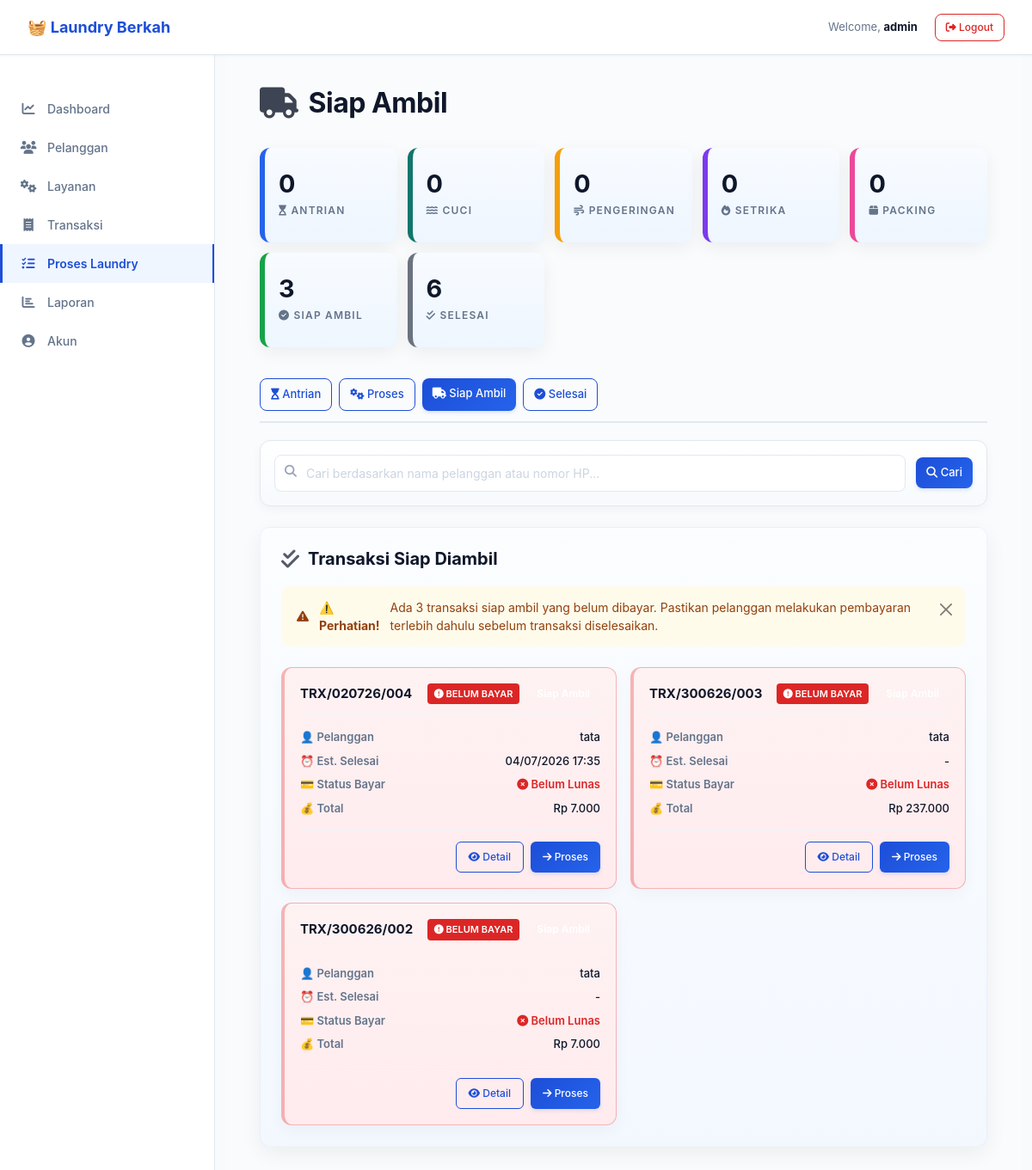
The app's page /laundry/siap_ambil (signed in), older data.
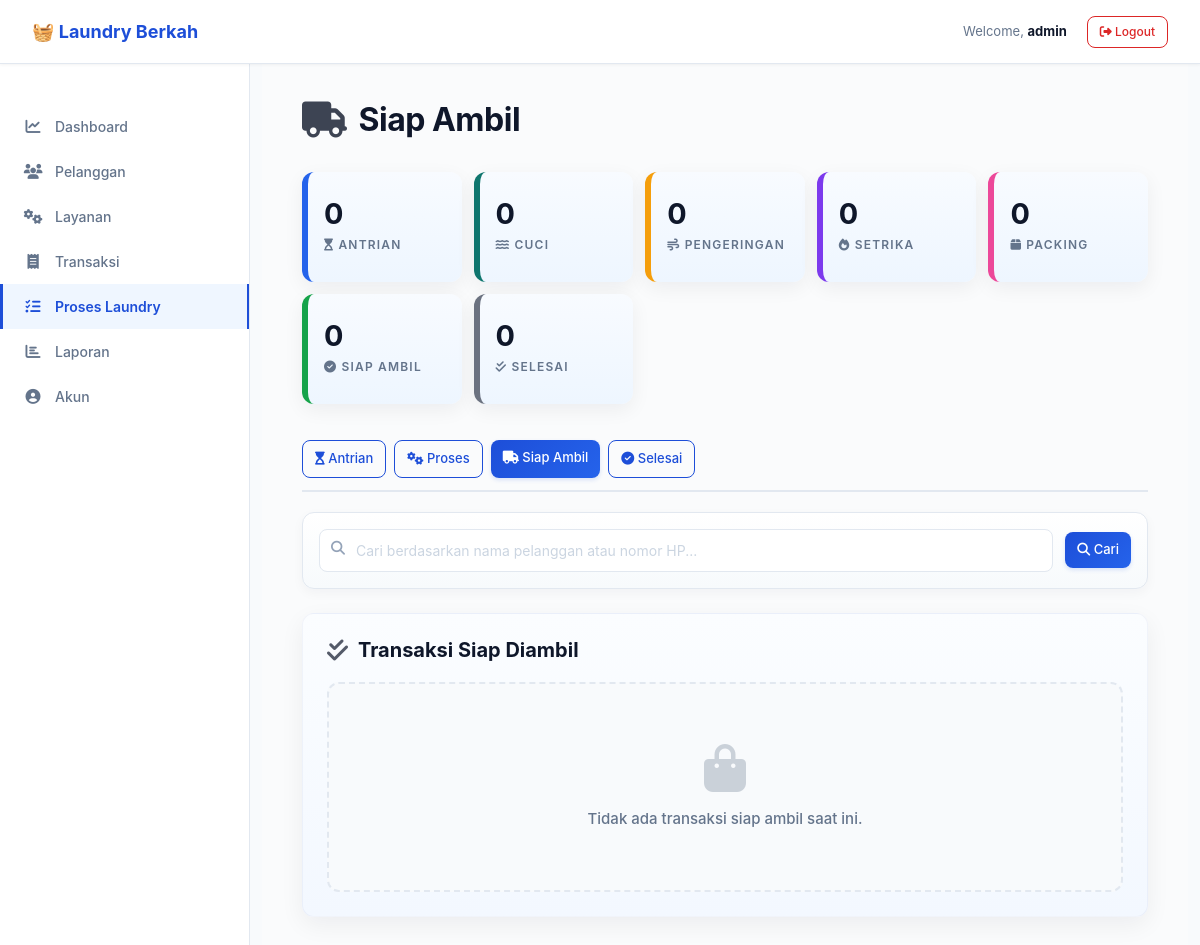
The same page, newer data.
### app/models/transaksi.py (models this page shows, shortened)
class Transaksi(BaseModel):
    __tablename__ = 'app_transaksi'
    id_transaksi = db.Column(db.Integer, primary_key=True)
    nomor_transaksi = db.Column(db.String(50), unique=True, nullable=False)
    id_pelanggan = db.Column(db.Integer, db.ForeignKey('app_pelanggan.id_pelanggan'), nullable=False)
    tanggal_masuk = db.Column(db.DateTime, default=utc_now, nullable=False)
    tanggal_selesai_estimasi = db.Column(db.DateTime, nullable=True)
    tanggal_selesai_aktual = db.Column(db.DateTime, nullable=True)
    total_harga = db.Column(db.Numeric(10, 2), default=0)
    catatan = db.Column(db.Text, nullable=True)
    status_proses = db.Column(db.String(50), default='Antrian')  # Status workflow
    is_active = db.Column(db.Boolean, default=True)
    detail_transaksi = db.relationship('DetailTransaksi', backref='transaksi', lazy=True, cascade='all, delete-orphan')
    pembayaran = db.relationship('Pembayaran', backref='transaksi', lazy=True, cascade='all, delete-orphan')
    status_history = db.relationship('Status', backref='transaksi', lazy=True, cascade='all, delete-orphan')

### app/models/pelanggan.py (models this page shows, shortened)
class Pelanggan(BaseModel):
    __tablename__ = 'app_pelanggan'
    id_pelanggan = db.Column(db.Integer, primary_key=True)
    nama = db.Column(db.String(100), nullable=False)
    telepon = db.Column(db.String(20), nullable=False, unique=True)
    email = db.Column(db.String(100), nullable=True)
    alamat = db.Column(db.Text, nullable=True)
    jenis_kelamin = db.Column(db.Enum('Laki-laki', 'Perempuan'), nullable=True)
    status = db.Column(db.Boolean, default=True)
    transaksi = db.relationship('Transaksi', backref='pelanggan', lazy=True, cascade='all, delete-orphan')

### app/laundry/routes.py (the view)
@laundry_bp.route('/siap_ambil')
def siap_ambil():
    if login_required():
        return login_required()
    access = require_role('Admin', 'Operator', 'Kasir')
    if access:
        return access
    keyword = request.args.get('search', '', type=str).strip()
    status_counts = TransaksiService.get_status_counts()
    if keyword:
        transaksi_list = TransaksiService.search_transaksi_by_status_and_keyword(['Siap Ambil'], keyword, limit=50)
    else:
        transaksi_list = TransaksiService.get_transaksi_by_statuses(['Siap Ambil'], limit=50)
    payment_status_map = {
        trx.id_transaksi: PembayaranService.get_pembayaran_status(trx.id_transaksi)
        for trx in transaksi_list
    }
    return render_template('siap_ambil.html', status_counts=status_counts, transaksi_list=transaksi_list, payment_status_map=payment_status_map, search_keyword=keyword, active_page='laundry')

### app.py (called while the page is built)
@app.before_request
def before_request():
    pass

@app.after_request
def after_request(response):
    response.headers['X-Content-Type-Options'] = 'nosniff'
    response.headers['X-Frame-Options'] = 'SAMEORIGIN'
    response.headers['X-XSS-Protection'] = '1; mode=block'
    return response

### app/transaksi/services.py (called while the page is built)
    @staticmethod
    def get_transaksi_by_statuses(status_list, limit=50):
        try:
            if not status_list:
                return []
            return Transaksi.query.filter(
                Transaksi.is_active == True,
                Transaksi.status_proses.in_(status_list)
            ).order_by(Transaksi.tanggal_masuk.desc()).limit(limit).all()
        except Exception as e:
            print(f"Error in get_transaksi_by_statuses: {str(e)}")
            return []

### app/utils/auth.py (called while the page is built)
def login_required():
    if 'user_id' not in session:
        return redirect(url_for('auth.login'))
    return None

### app/templates/laundry/siap_ambil.html (shortened to what the changed rows need)
{% extends 'layout/base.html' %}
{% set active_page = 'laundry' %}
{% block content %}
<div class="status-summary">
    <div class="status-card siapambil">
        <div class="value">{{ status_counts.get('Siap Ambil', 0) }}</div>
        <div class="label"><i class="fas fa-check-circle"></i> Siap Ambil</div>
    </div>
    <div class="status-card selesai">
        <div class="value">{{ status_counts.get('Selesai', 0) }}</div>
        <div class="label"><i class="fas fa-check-double"></i> Selesai</div>
    </div>
</div>
<div class="section-card">
    <h2><i class="fas fa-check-double"></i> Transaksi Siap Diambil</h2>
    {% set belum_bayar = [] %}
    {% if belum_bayar %}
    <div class="alert alert-warning alert-dismissible fade show" role="alert">
        <i class="fas fa-exclamation-triangle"></i> <strong>⚠️ Perhatian!</strong> Ada {{ belum_bayar|length }} transaksi siap ambil yang belum dibayar. Pastikan pelanggan melakukan pembayaran terlebih dahulu sebelum transaksi diselesaikan.
        <button type="button" class="btn-close" data-bs-dismiss="alert" aria-label="Close"></button>
    </div>
    {% endif %}
    {% if transaksi_list %}
    <div class="transaction-list">
        {% for transaksi in transaksi_list %}
        {% set status_bayar = payment_status_map[transaksi.id_transaksi] %}
        {% set is_belum_bayar = status_bayar and status_bayar.status != 'Lunas' %}
        <div class="transaction-card {% if is_belum_bayar %}unpaid-warning{% endif %}">
            <div class="top">
                <div class="title">{{ transaksi.nomor_transaksi }}</div>
                <div style="display: flex; gap: 8px; align-items: center;">
                    {% if is_belum_bayar %}
                    <span style="background: #DC2626; color: white; padding: 4px 8px; border-radius: 4px; font-size: 11px; font-weight: 600;">
                        <i class="fas fa-circle-exclamation"></i> BELUM BAYAR
                    </span>
                    {% endif %}
                    <div class="badge badge-{{ transaksi.status_proses }}">{{ transaksi.status_proses }}</div>
                </div>
            </div>
            <div class="detail">
                <div class="detail-row"><strong>👤 Pelanggan</strong><span>{{ transaksi.pelanggan.nama if transaksi.pelanggan else '-' }}</span></div>
                <div class="detail-row"><strong>⏰ Est. Selesai</strong><span>{{ transaksi.tanggal_selesai_estimasi.strftime('%d/%m/%Y %H:%M') if transaksi.tanggal_selesai_estimasi else '-' }}</span></div>
                <div class="detail-row"><strong>💳 Status Bayar</strong><span>
                    {% if is_belum_bayar %}
                        <strong style="color: #DC2626;"><i class="fas fa-times-circle"></i> {{ status_bayar.status if status_bayar else 'Belum Bayar' }}</strong>
                    {% else %}
                        <span style="color: #16A34A;"><i class="fas fa-check-circle"></i> {{ status_bayar.status if status_bayar else 'Belum Bayar' }}</span>
                    {% endif %}
                </span></div>
                <div class="detail-row"><strong>💰 Total</strong><span>Rp {{ '{:,.0f}'.format(transaksi.total_harga).replace(',', '.') }}</span></div>
            </div>
            <div class="actions">
                <a href="{{ url_for('transaksi.detail', id_transaksi=transaksi.id_transaksi) }}" class="btn btn-outline-primary btn-sm"><i class="fas fa-eye"></i> Detail</a>
                <button type="button" class="btn btn-primary btn-sm" onclick="advanceLaundryStatus({{ transaksi.id_transaksi }}, this)">
                    <i class="fas fa-arrow-right"></i> Proses
                </button>
            </div>
        </div>
        {% endfor %}
    </div>
    {% else %}
    <div class="empty-state">
        <i class="fas fa-shopping-bag"></i>
        <p>Tidak ada transaksi siap ambil saat ini.</p>
    </div>
    {% endif %}
</div>
{% endblock %}

Row changes from the older to the newer data that the page shows:
removed Transaksi: status "Belum Lunas", total_harga "7.000"
removed Transaksi: status "Belum Lunas", total_harga "237.000"
removed Transaksi: status "Belum Lunas", total_harga "7.000"
Text that changed along with them:
{{ status_counts.get('Siap Ambil', 0) }}: "3" → "0"
{{ status_counts.get('Selesai', 0) }}: "6" → "0"
{{ belum_bayar|length }}: "3" → (not shown)
text no longer shown: "⚠️ Perhatian! Ada transaksi siap ambil yang belum dibayar. Pastikan pelanggan melakukan pembayaran terlebih dahulu sebelum transaksi diselesaikan."
text now shown: "Tidak ada transaksi siap ambil saat ini."
